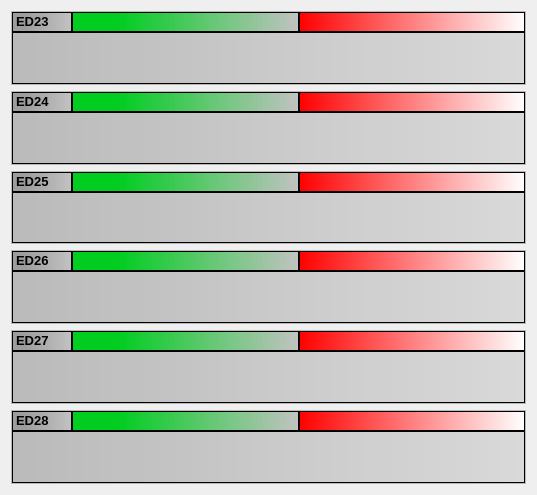
         <widget class="QWidget" name="scrollAreaWidgetContents_4">
          <property name="geometry">
           <rect>
            <x>0</x>
            <y>0</y>
            <width>537</width>
            <height>495</height>
           </rect>
          </property>
          <layout class="QGridLayout" name="gridLayout_5">
           <item row="0" column="0" colspan="2">
            <widget class="QFrame" name="ed23b">
             <property name="frameShape">
              <enum>QFrame::StyledPanel</enum>
             </property>
             <property name="frameShadow">
              <enum>QFrame::Raised</enum>
             </property>
             <layout class="QGridLayout" name="gridLayout_54">
              <property name="margin">
               <number>0</number>
              </property>
              <property name="spacing">
               <number>0</number>
              </property>
              <item row="0" column="0">
               <widget class="QLabel" name="label_44">
                <property name="minimumSize">
                 <size>
                  <width>60</width>
                  <height>20</height>
                 </size>
                </property>
                <property name="maximumSize">
                 <size>
                  <width>60</width>
                  <height>20</height>
                 </size>
                </property>
                <property name="styleSheet">
                 <string notr="true">background-color: qlineargradient(spread:pad, x1:0, y1:0, x2:1, y2:0, stop:0.2 rgba(157, 157, 157, 255), stop:1 rgba(188, 188, 188, 222)); color:black;</string>
                </property>
                <property name="frameShape">
                 <enum>QFrame::StyledPanel</enum>
                </property>
                <property name="frameShadow">
                 <enum>QFrame::Raised</enum>
                </property>
                <property name="text">
                 <string>&lt;!DOCTYPE HTML PUBLIC &quot;-//W3C//DTD HTML 4.0//EN&quot; &quot;http://www.w3.org/TR/REC-html40/strict.dtd&quot;&gt;
&lt;html&gt;&lt;head&gt;&lt;meta name=&quot;qrichtext&quot; content=&quot;1&quot; /&gt;&lt;style type=&quot;text/css&quot;&gt;
p, li { white-space: pre-wrap; }
&lt;/style&gt;&lt;/head&gt;&lt;body style=&quot; font-family:'Sans Serif'; font-size:9pt; font-weight:400; font-style:normal;&quot;&gt;
&lt;table border=&quot;0&quot; style=&quot;-qt-table-type: root; margin-top:4px; margin-bottom:4px; margin-left:4px; margin-right:4px;&quot;&gt;
&lt;tr&gt;
&lt;td style=&quot;border: none;&quot;&gt;
&lt;p style=&quot; margin-top:0px; margin-bottom:0px; margin-left:0px; margin-right:0px; -qt-block-indent:0; text-indent:0px;&quot;&gt;&lt;span style=&quot; font-size:10pt; font-weight:600;&quot;&gt;ED23&lt;/span&gt;&lt;/p&gt;&lt;/td&gt;&lt;/tr&gt;&lt;/table&gt;&lt;/body&gt;&lt;/html&gt;</string>
                </property>
               </widget>
              </item>
              <item row="0" column="1">
               <widget class="QLabel" name="ED_23">
                <property name="minimumSize">
                 <size>
                  <width>0</width>
                  <height>20</height>
                 </size>
                </property>
                <property name="maximumSize">
                 <size>
                  <width>16777215</width>
                  <height>20</height>
                 </size>
                </property>
                <property name="styleSheet">
                 <string notr="true">background-color: qlineargradient(spread:pad, x1:0, y1:0, x2:1, y2:0, stop:0.2 rgba(0, 205, 32, 255), stop:1 rgba(188, 188, 188, 222));font-weight: bold; color:black;</string>
                </property>
                <property name="frameShape">
                 <enum>QFrame::StyledPanel</enum>
                </property>
                <property name="frameShadow">
                 <enum>QFrame::Raised</enum>
                </property>
                <property name="text">
                 <string/>
                </property>
               </widget>
              </item>
              <item row="1" column="0" colspan="3">
               <widget class="QLabel" name="ed23tub">
                <property name="styleSheet">
                 <string notr="true">background-color: qlineargradient(spread:pad, x1:0, y1:0, x2:1, y2:0, stop:0 rgba(186, 186, 186, 255), stop:1 rgba(214, 214, 214, 222));color:black;</string>
                </property>
                <property name="frameShape">
                 <enum>QFrame::StyledPanel</enum>
                </property>
                <property name="frameShadow">
                 <enum>QFrame::Raised</enum>
                </property>
                <property name="text">
                 <string/>
                </property>
               </widget>
              </item>
              <item row="0" column="2">
               <widget class="QLabel" name="ED_23x">
                <property name="minimumSize">
                 <size>
                  <width>0</width>
                  <height>20</height>
                 </size>
                </property>
                <property name="maximumSize">
                 <size>
                  <width>16777215</width>
                  <height>20</height>
                 </size>
                </property>
                <property name="styleSheet">
                 <string notr="true">font-weight: bold; color:black;
background-color: qlineargradient(spread:pad, x1:0, y1:0, x2:1, y2:0, stop:0 rgba(255, 0, 0, 255), stop:1 rgba(255, 255, 255, 255));</string>
                </property>
                <property name="frameShape">
                 <enum>QFrame::StyledPanel</enum>
                </property>
                <property name="frameShadow">
                 <enum>QFrame::Raised</enum>
                </property>
                <property name="text">
                 <string/>
                </property>
               </widget>
              </item>
             </layout>
            </widget>
           </item>
           <item row="1" column="0" colspan="2">
            <widget class="QFrame" name="ed24b">
             <property name="frameShape">
              <enum>QFrame::StyledPanel</enum>
             </property>
             <property name="frameShadow">
              <enum>QFrame::Raised</enum>
             </property>
             <layout class="QGridLayout" name="gridLayout_55">
              <property name="margin">
               <number>0</number>
              </property>
              <property name="spacing">
               <number>0</number>
              </property>
              <item row="0" column="0">
               <widget class="QLabel" name="label_53">
                <property name="minimumSize">
                 <size>
                  <width>60</width>
                  <height>20</height>
                 </size>
                </property>
                <property name="maximumSize">
                 <size>
                  <width>60</width>
                  <height>20</height>
                 </size>
                </property>
                <property name="styleSheet">
                 <string notr="true">background-color: qlineargradient(spread:pad, x1:0, y1:0, x2:1, y2:0, stop:0.2 rgba(157, 157, 157, 255), stop:1 rgba(188, 188, 188, 222)); color:black;</string>
                </property>
                <property name="frameShape">
                 <enum>QFrame::StyledPanel</enum>
                </property>
                <property name="frameShadow">
                 <enum>QFrame::Raised</enum>
                </property>
                <property name="text">
                 <string>&lt;!DOCTYPE HTML PUBLIC &quot;-//W3C//DTD HTML 4.0//EN&quot; &quot;http://www.w3.org/TR/REC-html40/strict.dtd&quot;&gt;
&lt;html&gt;&lt;head&gt;&lt;meta name=&quot;qrichtext&quot; content=&quot;1&quot; /&gt;&lt;style type=&quot;text/css&quot;&gt;
p, li { white-space: pre-wrap; }
&lt;/style&gt;&lt;/head&gt;&lt;body style=&quot; font-family:'Sans Serif'; font-size:9pt; font-weight:400; font-style:normal;&quot;&gt;
&lt;table border=&quot;0&quot; style=&quot;-qt-table-type: root; margin-top:4px; margin-bottom:4px; margin-left:4px; margin-right:4px;&quot;&gt;
&lt;tr&gt;
&lt;td style=&quot;border: none;&quot;&gt;
&lt;p style=&quot; margin-top:0px; margin-bottom:0px; margin-left:0px; margin-right:0px; -qt-block-indent:0; text-indent:0px;&quot;&gt;&lt;span style=&quot; font-size:10pt; font-weight:600;&quot;&gt;ED24&lt;/span&gt;&lt;/p&gt;&lt;/td&gt;&lt;/tr&gt;&lt;/table&gt;&lt;/body&gt;&lt;/html&gt;</string>
                </property>
               </widget>
              </item>
              <item row="0" column="1">
               <widget class="QLabel" name="ED_24">
                <property name="minimumSize">
                 <size>
                  <width>0</width>
                  <height>20</height>
                 </size>
                </property>
                <property name="maximumSize">
                 <size>
                  <width>16777215</width>
                  <height>20</height>
                 </size>
                </property>
                <property name="styleSheet">
                 <string notr="true">background-color: qlineargradient(spread:pad, x1:0, y1:0, x2:1, y2:0, stop:0.2 rgba(0, 205, 32, 255), stop:1 rgba(188, 188, 188, 222));font-weight: bold; color:black;</string>
                </property>
                <property name="frameShape">
                 <enum>QFrame::StyledPanel</enum>
                </property>
                <property name="frameShadow">
                 <enum>QFrame::Raised</enum>
                </property>
                <property name="text">
                 <string/>
                </property>
               </widget>
              </item>
              <item row="1" column="0" colspan="3">
               <widget class="QLabel" name="ed24tub">
                <property name="styleSheet">
                 <string notr="true">background-color: qlineargradient(spread:pad, x1:0, y1:0, x2:1, y2:0, stop:0 rgba(186, 186, 186, 255), stop:1 rgba(214, 214, 214, 222));color:black;</string>
                </property>
                <property name="frameShape">
                 <enum>QFrame::StyledPanel</enum>
                </property>
                <property name="frameShadow">
                 <enum>QFrame::Raised</enum>
                </property>
                <property name="text">
                 <string/>
                </property>
               </widget>
              </item>
              <item row="0" column="2">
               <widget class="QLabel" name="ED_24x">
                <property name="minimumSize">
                 <size>
                  <width>0</width>
                  <height>20</height>
                 </size>
                </property>
                <property name="maximumSize">
                 <size>
                  <width>16777215</width>
                  <height>20</height>
                 </size>
                </property>
                <property name="styleSheet">
                 <string notr="true">font-weight: bold; color:black;
background-color: qlineargradient(spread:pad, x1:0, y1:0, x2:1, y2:0, stop:0 rgba(255, 0, 0, 255), stop:1 rgba(255, 255, 255, 255));</string>
                </property>
                <property name="frameShape">
                 <enum>QFrame::StyledPanel</enum>
                </property>
                <property name="frameShadow">
                 <enum>QFrame::Raised</enum>
                </property>
                <property name="text">
                 <string/>
                </property>
               </widget>
              </item>
             </layout>
            </widget>
           </item>
           <item row="2" column="0" colspan="2">
            <widget class="QFrame" name="ed25b">
             <property name="frameShape">
              <enum>QFrame::StyledPanel</enum>
             </property>
             <property name="frameShadow">
              <enum>QFrame::Raised</enum>
             </property>
             <layout class="QGridLayout" name="gridLayout_56">
              <property name="margin">
               <number>0</number>
              </property>
              <property name="spacing">
               <number>0</number>
              </property>
              <item row="0" column="0">
               <widget class="QLabel" name="label_36">
                <property name="minimumSize">
                 <size>
                  <width>60</width>
                  <height>20</height>
                 </size>
                </property>
                <property name="maximumSize">
                 <size>
                  <width>60</width>
                  <height>20</height>
                 </size>
                </property>
                <property name="styleSheet">
                 <string notr="true">background-color: qlineargradient(spread:pad, x1:0, y1:0, x2:1, y2:0, stop:0.2 rgba(157, 157, 157, 255), stop:1 rgba(188, 188, 188, 222)); color:black;</string>
                </property>
                <property name="frameShape">
                 <enum>QFrame::StyledPanel</enum>
                </property>
                <property name="frameShadow">
                 <enum>QFrame::Raised</enum>
                </property>
                <property name="text">
                 <string>&lt;!DOCTYPE HTML PUBLIC &quot;-//W3C//DTD HTML 4.0//EN&quot; &quot;http://www.w3.org/TR/REC-html40/strict.dtd&quot;&gt;
&lt;html&gt;&lt;head&gt;&lt;meta name=&quot;qrichtext&quot; content=&quot;1&quot; /&gt;&lt;style type=&quot;text/css&quot;&gt;
p, li { white-space: pre-wrap; }
&lt;/style&gt;&lt;/head&gt;&lt;body style=&quot; font-family:'Sans Serif'; font-size:9pt; font-weight:400; font-style:normal;&quot;&gt;
&lt;table border=&quot;0&quot; style=&quot;-qt-table-type: root; margin-top:4px; margin-bottom:4px; margin-left:4px; margin-right:4px;&quot;&gt;
&lt;tr&gt;
&lt;td style=&quot;border: none;&quot;&gt;
&lt;p style=&quot; margin-top:0px; margin-bottom:0px; margin-left:0px; margin-right:0px; -qt-block-indent:0; text-indent:0px;&quot;&gt;&lt;span style=&quot; font-size:10pt; font-weight:600;&quot;&gt;ED25&lt;/span&gt;&lt;/p&gt;&lt;/td&gt;&lt;/tr&gt;&lt;/table&gt;&lt;/body&gt;&lt;/html&gt;</string>
                </property>
               </widget>
              </item>
              <item row="0" column="1">
               <widget class="QLabel" name="ED_25">
                <property name="minimumSize">
                 <size>
                  <width>0</width>
                  <height>20</height>
                 </size>
                </property>
                <property name="maximumSize">
                 <size>
                  <width>16777215</width>
                  <height>20</height>
                 </size>
                </property>
                <property name="styleSheet">
                 <string notr="true">background-color: qlineargradient(spread:pad, x1:0, y1:0, x2:1, y2:0, stop:0.2 rgba(0, 205, 32, 255), stop:1 rgba(188, 188, 188, 222));font-weight: bold; color:black;</string>
                </property>
                <property name="frameShape">
                 <enum>QFrame::StyledPanel</enum>
                </property>
                <property name="frameShadow">
                 <enum>QFrame::Raised</enum>
                </property>
                <property name="text">
                 <string/>
                </property>
               </widget>
              </item>
              <item row="1" column="0" colspan="3">
               <widget class="QLabel" name="ed25tub">
                <property name="styleSheet">
                 <string notr="true">background-color: qlineargradient(spread:pad, x1:0, y1:0, x2:1, y2:0, stop:0 rgba(186, 186, 186, 255), stop:1 rgba(214, 214, 214, 222));color:black;</string>
                </property>
                <property name="frameShape">
                 <enum>QFrame::StyledPanel</enum>
                </property>
                <property name="frameShadow">
                 <enum>QFrame::Raised</enum>
                </property>
                <property name="text">
                 <string/>
                </property>
               </widget>
              </item>
              <item row="0" column="2">
               <widget class="QLabel" name="ED_25x">
                <property name="minimumSize">
                 <size>
                  <width>0</width>
                  <height>20</height>
                 </size>
                </property>
                <property name="maximumSize">
                 <size>
                  <width>16777215</width>
                  <height>20</height>
                 </size>
                </property>
                <property name="styleSheet">
                 <string notr="true">font-weight: bold; color:black;
background-color: qlineargradient(spread:pad, x1:0, y1:0, x2:1, y2:0, stop:0 rgba(255, 0, 0, 255), stop:1 rgba(255, 255, 255, 255));</string>
                </property>
                <property name="frameShape">
                 <enum>QFrame::StyledPanel</enum>
                </property>
                <property name="frameShadow">
                 <enum>QFrame::Raised</enum>
                </property>
                <property name="text">
                 <string/>
                </property>
               </widget>
              </item>
             </layout>
            </widget>
           </item>
           <item row="3" column="0" colspan="2">
            <widget class="QFrame" name="ed26b">
             <property name="frameShape">
              <enum>QFrame::StyledPanel</enum>
             </property>
             <property name="frameShadow">
              <enum>QFrame::Raised</enum>
             </property>
             <layout class="QGridLayout" name="gridLayout_57">
              <property name="margin">
               <number>0</number>
              </property>
              <property name="spacing">
               <number>0</number>
              </property>
              <item row="0" column="0">
               <widget class="QLabel" name="label_52">
                <property name="minimumSize">
                 <size>
                  <width>60</width>
                  <height>20</height>
                 </size>
                </property>
                <property name="maximumSize">
                 <size>
                  <width>60</width>
                  <height>20</height>
                 </size>
                </property>
                <property name="styleSheet">
                 <string notr="true">background-color: qlineargradient(spread:pad, x1:0, y1:0, x2:1, y2:0, stop:0.2 rgba(157, 157, 157, 255), stop:1 rgba(188, 188, 188, 222)); color:black;</string>
                </property>
                <property name="frameShape">
                 <enum>QFrame::StyledPanel</enum>
                </property>
                <property name="frameShadow">
                 <enum>QFrame::Raised</enum>
                </property>
                <property name="text">
                 <string>&lt;!DOCTYPE HTML PUBLIC &quot;-//W3C//DTD HTML 4.0//EN&quot; &quot;http://www.w3.org/TR/REC-html40/strict.dtd&quot;&gt;
&lt;html&gt;&lt;head&gt;&lt;meta name=&quot;qrichtext&quot; content=&quot;1&quot; /&gt;&lt;style type=&quot;text/css&quot;&gt;
p, li { white-space: pre-wrap; }
&lt;/style&gt;&lt;/head&gt;&lt;body style=&quot; font-family:'Sans Serif'; font-size:9pt; font-weight:400; font-style:normal;&quot;&gt;
&lt;table border=&quot;0&quot; style=&quot;-qt-table-type: root; margin-top:4px; margin-bottom:4px; margin-left:4px; margin-right:4px;&quot;&gt;
&lt;tr&gt;
&lt;td style=&quot;border: none;&quot;&gt;
&lt;p style=&quot; margin-top:0px; margin-bottom:0px; margin-left:0px; margin-right:0px; -qt-block-indent:0; text-indent:0px;&quot;&gt;&lt;span style=&quot; font-size:10pt; font-weight:600;&quot;&gt;ED26&lt;/span&gt;&lt;/p&gt;&lt;/td&gt;&lt;/tr&gt;&lt;/table&gt;&lt;/body&gt;&lt;/html&gt;</string>
                </property>
               </widget>
              </item>
              <item row="0" column="1">
               <widget class="QLabel" name="ED_26">
                <property name="minimumSize">
                 <size>
                  <width>0</width>
                  <height>20</height>
                 </size>
                </property>
                <property name="maximumSize">
                 <size>
                  <width>16777215</width>
                  <height>20</height>
                 </size>
                </property>
                <property name="styleSheet">
                 <string notr="true">background-color: qlineargradient(spread:pad, x1:0, y1:0, x2:1, y2:0, stop:0.2 rgba(0, 205, 32, 255), stop:1 rgba(188, 188, 188, 222));font-weight: bold; color:black;</string>
                </property>
                <property name="frameShape">
                 <enum>QFrame::StyledPanel</enum>
                </property>
                <property name="frameShadow">
                 <enum>QFrame::Raised</enum>
                </property>
                <property name="text">
                 <string/>
                </property>
               </widget>
              </item>
              <item row="1" column="0" colspan="3">
               <widget class="QLabel" name="ed26tub">
                <property name="styleSheet">
                 <string notr="true">background-color: qlineargradient(spread:pad, x1:0, y1:0, x2:1, y2:0, stop:0 rgba(186, 186, 186, 255), stop:1 rgba(214, 214, 214, 222));color:black;</string>
                </property>
                <property name="frameShape">
                 <enum>QFrame::StyledPanel</enum>
                </property>
                <property name="frameShadow">
                 <enum>QFrame::Raised</enum>
                </property>
                <property name="text">
                 <string/>
                </property>
               </widget>
              </item>
              <item row="0" column="2">
               <widget class="QLabel" name="ED_26x">
                <property name="minimumSize">
                 <size>
                  <width>0</width>
                  <height>20</height>
                 </size>
                </property>
                <property name="maximumSize">
                 <size>
                  <width>16777215</width>
                  <height>20</height>
                 </size>
                </property>
                <property name="styleSheet">
                 <string notr="true">font-weight: bold; color:black;
background-color: qlineargradient(spread:pad, x1:0, y1:0, x2:1, y2:0, stop:0 rgba(255, 0, 0, 255), stop:1 rgba(255, 255, 255, 255));</string>
                </property>
                <property name="frameShape">
                 <enum>QFrame::StyledPanel</enum>
                </property>
                <property name="frameShadow">
                 <enum>QFrame::Raised</enum>
                </property>
                <property name="text">
                 <string/>
                </property>
               </widget>
              </item>
             </layout>
            </widget>
           </item>
           <item row="4" column="0" colspan="2">
            <widget class="QFrame" name="ed27b">
             <property name="frameShape">
              <enum>QFrame::StyledPanel</enum>
             </property>
             <property name="frameShadow">
              <enum>QFrame::Raised</enum>
             </property>
             <layout class="QGridLayout" name="gridLayout_58">
              <property name="margin">
               <number>0</number>
              </property>
              <property name="spacing">
               <number>0</number>
              </property>
              <item row="0" column="0">
               <widget class="QLabel" name="label_55">
                <property name="minimumSize">
                 <size>
                  <width>60</width>
                  <height>20</height>
                 </size>
                </property>
                <property name="maximumSize">
                 <size>
                  <width>60</width>
                  <height>20</height>
                 </size>
                </property>
                <property name="styleSheet">
                 <string notr="true">background-color: qlineargradient(spread:pad, x1:0, y1:0, x2:1, y2:0, stop:0.2 rgba(157, 157, 157, 255), stop:1 rgba(188, 188, 188, 222)); color:black;</string>
                </property>
                <property name="frameShape">
                 <enum>QFrame::StyledPanel</enum>
                </property>
                <property name="frameShadow">
                 <enum>QFrame::Raised</enum>
                </property>
                <property name="text">
                 <string>&lt;!DOCTYPE HTML PUBLIC &quot;-//W3C//DTD HTML 4.0//EN&quot; &quot;http://www.w3.org/TR/REC-html40/strict.dtd&quot;&gt;
&lt;html&gt;&lt;head&gt;&lt;meta name=&quot;qrichtext&quot; content=&quot;1&quot; /&gt;&lt;style type=&quot;text/css&quot;&gt;
p, li { white-space: pre-wrap; }
&lt;/style&gt;&lt;/head&gt;&lt;body style=&quot; font-family:'Sans Serif'; font-size:9pt; font-weight:400; font-style:normal;&quot;&gt;
&lt;table border=&quot;0&quot; style=&quot;-qt-table-type: root; margin-top:4px; margin-bottom:4px; margin-left:4px; margin-right:4px;&quot;&gt;
&lt;tr&gt;
&lt;td style=&quot;border: none;&quot;&gt;
&lt;p style=&quot; margin-top:0px; margin-bottom:0px; margin-left:0px; margin-right:0px; -qt-block-indent:0; text-indent:0px;&quot;&gt;&lt;span style=&quot; font-size:10pt; font-weight:600;&quot;&gt;ED27&lt;/span&gt;&lt;/p&gt;&lt;/td&gt;&lt;/tr&gt;&lt;/table&gt;&lt;/body&gt;&lt;/html&gt;</string>
                </property>
               </widget>
              </item>
              <item row="0" column="1">
               <widget class="QLabel" name="ED_27">
                <property name="minimumSize">
                 <size>
                  <width>0</width>
                  <height>20</height>
                 </size>
                </property>
                <property name="maximumSize">
                 <size>
                  <width>16777215</width>
                  <height>20</height>
                 </size>
                </property>
                <property name="styleSheet">
                 <string notr="true">background-color: qlineargradient(spread:pad, x1:0, y1:0, x2:1, y2:0, stop:0.2 rgba(0, 205, 32, 255), stop:1 rgba(188, 188, 188, 222));font-weight: bold; color:black;</string>
                </property>
                <property name="frameShape">
                 <enum>QFrame::StyledPanel</enum>
                </property>
                <property name="frameShadow">
                 <enum>QFrame::Raised</enum>
                </property>
                <property name="text">
                 <string/>
                </property>
               </widget>
              </item>
              <item row="1" column="0" colspan="3">
               <widget class="QLabel" name="ed27tub">
                <property name="styleSheet">
                 <string notr="true">background-color: qlineargradient(spread:pad, x1:0, y1:0, x2:1, y2:0, stop:0 rgba(186, 186, 186, 255), stop:1 rgba(214, 214, 214, 222));color:black;</string>
                </property>
                <property name="frameShape">
                 <enum>QFrame::StyledPanel</enum>
                </property>
                <property name="frameShadow">
                 <enum>QFrame::Raised</enum>
                </property>
                <property name="text">
                 <string/>
                </property>
               </widget>
              </item>
              <item row="0" column="2">
               <widget class="QLabel" name="ED_27x">
                <property name="minimumSize">
                 <size>
                  <width>0</width>
                  <height>20</height>
                 </size>
                </property>
                <property name="maximumSize">
                 <size>
                  <width>16777215</width>
                  <height>20</height>
                 </size>
                </property>
                <property name="styleSheet">
                 <string notr="true">font-weight: bold; color:black;
background-color: qlineargradient(spread:pad, x1:0, y1:0, x2:1, y2:0, stop:0 rgba(255, 0, 0, 255), stop:1 rgba(255, 255, 255, 255));</string>
                </property>
                <property name="frameShape">
                 <enum>QFrame::StyledPanel</enum>
                </property>
                <property name="frameShadow">
                 <enum>QFrame::Raised</enum>
                </property>
                <property name="text">
                 <string/>
                </property>
               </widget>
              </item>
             </layout>
            </widget>
           </item>
           <item row="5" column="0" colspan="2">
            <widget class="QFrame" name="ed28b">
             <property name="frameShape">
              <enum>QFrame::StyledPanel</enum>
             </property>
             <property name="frameShadow">
              <enum>QFrame::Raised</enum>
             </property>
             <layout class="QGridLayout" name="gridLayout_59">
              <property name="margin">
               <number>0</number>
              </property>
              <property name="spacing">
               <number>0</number>
              </property>
              <item row="0" column="0">
               <widget class="QLabel" name="label_45">
                <property name="minimumSize">
                 <size>
                  <width>60</width>
                  <height>20</height>
                 </size>
                </property>
                <property name="maximumSize">
                 <size>
                  <width>60</width>
                  <height>20</height>
                 </size>
                </property>
                <property name="styleSheet">
                 <string notr="true">background-color: qlineargradient(spread:pad, x1:0, y1:0, x2:1, y2:0, stop:0.2 rgba(157, 157, 157, 255), stop:1 rgba(188, 188, 188, 222)); color:black;</string>
                </property>
                <property name="frameShape">
                 <enum>QFrame::StyledPanel</enum>
                </property>
                <property name="frameShadow">
                 <enum>QFrame::Raised</enum>
                </property>
                <property name="text">
                 <string>&lt;!DOCTYPE HTML PUBLIC &quot;-//W3C//DTD HTML 4.0//EN&quot; &quot;http://www.w3.org/TR/REC-html40/strict.dtd&quot;&gt;
&lt;html&gt;&lt;head&gt;&lt;meta name=&quot;qrichtext&quot; content=&quot;1&quot; /&gt;&lt;style type=&quot;text/css&quot;&gt;
p, li { white-space: pre-wrap; }
&lt;/style&gt;&lt;/head&gt;&lt;body style=&quot; font-family:'Sans Serif'; font-size:9pt; font-weight:400; font-style:normal;&quot;&gt;
&lt;table style=&quot;-qt-table-type: root; margin-top:4px; margin-bottom:4px; margin-left:4px; margin-right:4px;&quot;&gt;
&lt;tr&gt;
&lt;td style=&quot;border: none;&quot;&gt;
&lt;p style=&quot; margin-top:0px; margin-bottom:0px; margin-left:0px; margin-right:0px; -qt-block-indent:0; text-indent:0px;&quot;&gt;&lt;span style=&quot; font-size:10pt; font-weight:600;&quot;&gt;ED28&lt;/span&gt;&lt;/p&gt;&lt;/td&gt;&lt;/tr&gt;&lt;/table&gt;&lt;/body&gt;&lt;/html&gt;</string>
                </property>
               </widget>
              </item>
              <item row="0" column="1">
               <widget class="QLabel" name="ED_28">
                <property name="minimumSize">
                 <size>
                  <width>0</width>
                  <height>20</height>
                 </size>
                </property>
                <property name="maximumSize">
                 <size>
                  <width>16777215</width>
                  <height>20</height>
                 </size>
                </property>
                <property name="styleSheet">
                 <string notr="true">background-color: qlineargradient(spread:pad, x1:0, y1:0, x2:1, y2:0, stop:0.2 rgba(0, 205, 32, 255), stop:1 rgba(188, 188, 188, 222));font-weight: bold; color:black;</string>
                </property>
                <property name="frameShape">
                 <enum>QFrame::StyledPanel</enum>
                </property>
                <property name="frameShadow">
                 <enum>QFrame::Raised</enum>
                </property>
                <property name="text">
                 <string/>
                </property>
               </widget>
              </item>
              <item row="1" column="0" colspan="3">
               <widget class="QLabel" name="ed28tub">
                <property name="styleSheet">
                 <string notr="true">background-color: qlineargradient(spread:pad, x1:0, y1:0, x2:1, y2:0, stop:0 rgba(186, 186, 186, 255), stop:1 rgba(214, 214, 214, 222));color:black;</string>
                </property>
                <property name="frameShape">
                 <enum>QFrame::StyledPanel</enum>
                </property>
                <property name="frameShadow">
                 <enum>QFrame::Raised</enum>
                </property>
                <property name="text">
                 <string/>
                </property>
               </widget>
              </item>
              <item row="0" column="2">
               <widget class="QLabel" name="ED_28x">
                <property name="minimumSize">
                 <size>
                  <width>0</width>
                  <height>20</height>
                 </size>
                </property>
                <property name="maximumSize">
                 <size>
                  <width>16777215</width>
                  <height>20</height>
                 </size>
                </property>
                <property name="styleSheet">
                 <string notr="true">font-weight: bold; color:black;
background-color: qlineargradient(spread:pad, x1:0, y1:0, x2:1, y2:0, stop:0 rgba(255, 0, 0, 255), stop:1 rgba(255, 255, 255, 255));</string>
                </property>
                <property name="frameShape">
                 <enum>QFrame::StyledPanel</enum>
                </property>
                <property name="frameShadow">
                 <enum>QFrame::Raised</enum>
                </property>
                <property name="text">
                 <string/>
                </property>
               </widget>
              </item>
             </layout>
            </widget>
           </item>
          </layout>
         </widget>
